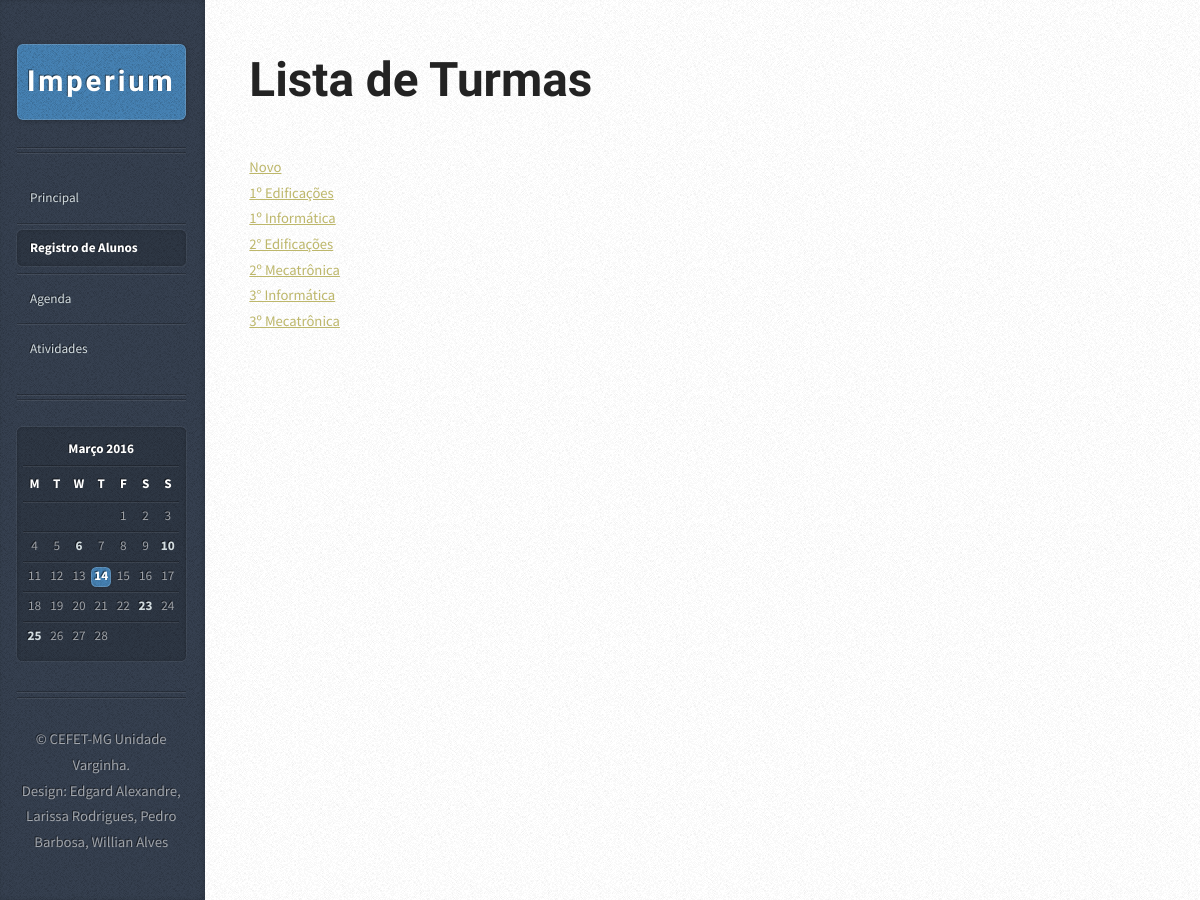
The page /LPTI-master/turmaRegistro.php on the database its author committed.
### tables this page shows
CREATE TABLE IF NOT EXISTS `Turma` (
  `idTurma` int(11) NOT NULL AUTO_INCREMENT,
  `nomeTurma` varchar(45) DEFAULT NULL,
  PRIMARY KEY (`idTurma`)
);

### LPTI-master/turmaRegistro.php (the view, shortened to what this page needs)
<?php
    $PDO = db_connect();
    $sql = "SELECT idTurma, nomeTurma FROM Turma ORDER BY nomeTurma ASC";
    $stmt = $PDO->prepare($sql);
    $stmt->execute();
?>
<!DOCTYPE HTML>
<html>
<head>
    <link rel="stylesheet" href="assets/css/mainScreen.css" />
</head>
<body>
<div id="content">
    <div class="inner">
        <article class="box post post-excerpt">
            <header>
			<h2>Lista de Turmas</h2>
            </header>
				<table>
                    <?php while($Turma = $stmt->fetch(PDO::FETCH_ASSOC)): ?>
					<tr>
						<td><a href = "alunoLista.php?id=<?php echo $Turma['idTurma']?>"><?php echo $Turma['nomeTurma'] ?></a></td>
                    </tr>
                   <?php endwhile;?>
                    <a href="form-add-Turma.php"> Novo</a><br>
				</table>
                </div>
    </div>
			<div id="sidebar">
					<h1 id="logo"><a href="#">Imperium</a></h1>
					<nav id="nav">
						<ul>
							<li><a href="indexMain.html">Principal</a></li>
							<li class="current"><a href="turmaRegistro.php">Registro de Alunos</a></li>
							<li><a href="calendario.html">Agenda</a></li>
							<li><a href="relatorios.html">Atividades</a></li>
						</ul>
					</nav>
					<section class="box calendar">
						<div class="inner">
							<table>
								<caption>Março 2016</caption>
								<thead>
									<tr>
										<th scope="col" title="Monday">M</th>
										<th scope="col" title="Tuesday">T</th>
										<th scope="col" title="Wednesday">W</th>
										<th scope="col" title="Thursday">T</th>
										<th scope="col" title="Friday">F</th>
										<th scope="col" title="Saturday">S</th>
										<th scope="col" title="Sunday">S</th>
									</tr>
								</thead>
								<tbody>
									<tr>
										<td colspan="4" class="pad"><span>&nbsp;</span></td>
										<td><span>1</span></td>
										<td><span>2</span></td>
										<td><span>3</span></td>
									</tr>
									<tr>
										<td><span>4</span></td>
										<td><span>5</span></td>
										<td><a href="#">6</a></td>
										<td><span>7</span></td>
										<td><span>8</span></td>
										<td><span>9</span></td>
										<td><a href="#">10</a></td>
									</tr>
									<tr>
										<td><span>11</span></td>
										<td><span>12</span></td>
										<td><span>13</span></td>
										<td class="today"><a href="#">14</a></td>
										<td><span>15</span></td>
										<td><span>16</span></td>
										<td><span>17</span></td>
									</tr>
									<tr>
										<td><span>18</span></td>
										<td><span>19</span></td>
										<td><span>20</span></td>
										<td><span>21</span></td>
										<td><span>22</span></td>
										<td><a href="#">23</a></td>
										<td><span>24</span></td>
									</tr>
									<tr>
										<td><a href="#">25</a></td>
										<td><span>26</span></td>
										<td><span>27</span></td>
										<td><span>28</span></td>
										<td class="pad" colspan="3"><span>&nbsp;</span></td>
									</tr>
								</tbody>
							</table>
						</div>
					</section>
					<ul id="copyright">
						<li>&copy; CEFET-MG Unidade Varginha.</li><li>Design: Edgard Alexandre, Larissa Rodrigues, Pedro Barbosa, Willian Alves</a></li>
					</ul>
			</div>
	</body>
</html>

### rows shown on the page
turma: nomeTurma "1º Edificações"
turma: nomeTurma "1º Informática"
turma: nomeTurma "2° Edificações"
turma: nomeTurma "2º Mecatrônica"
turma: nomeTurma "3° Informática"
turma: nomeTurma "3º Mecatrônica"
